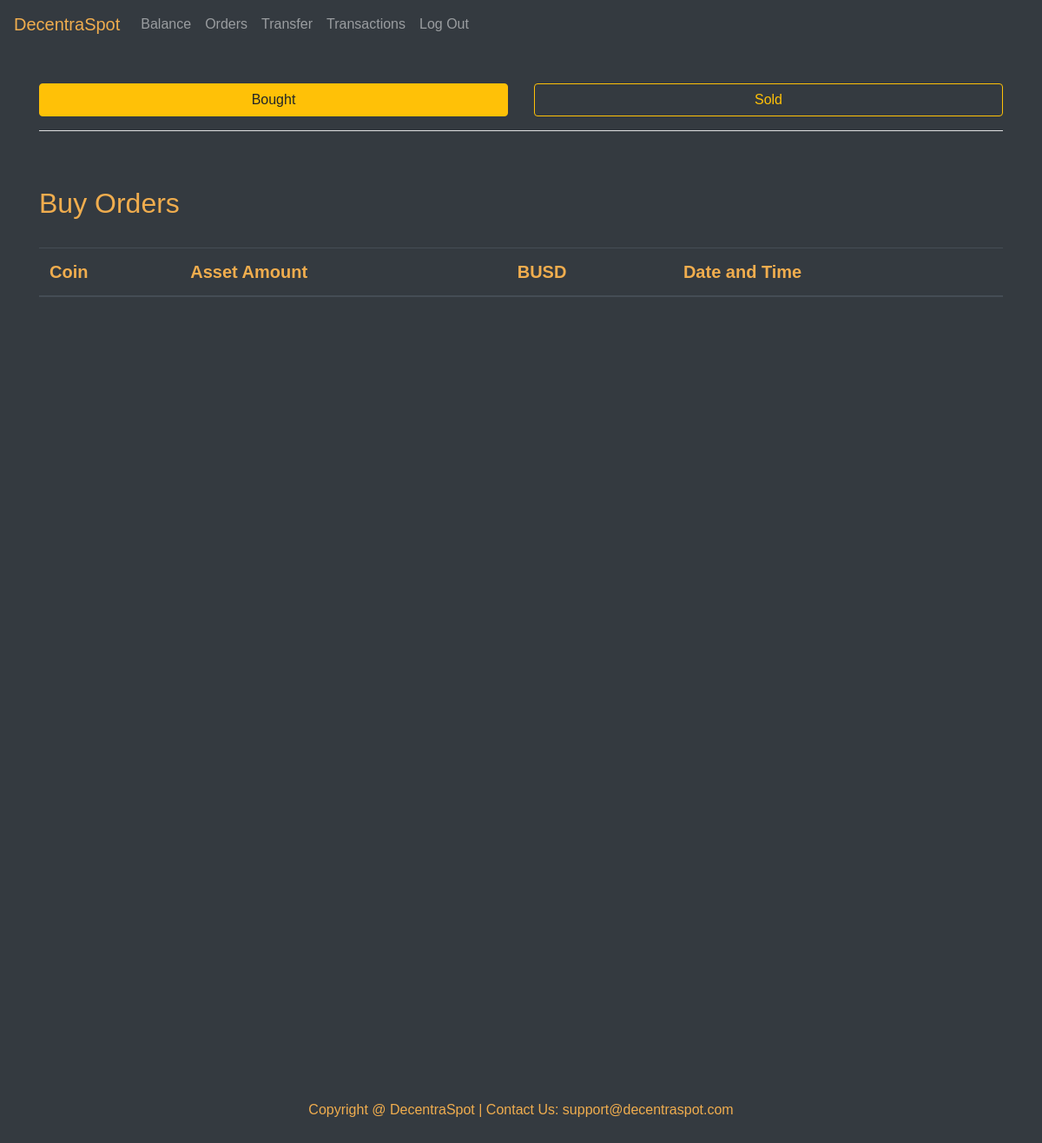
/order/eren (signed in), run on an earlier commit of the app's database.
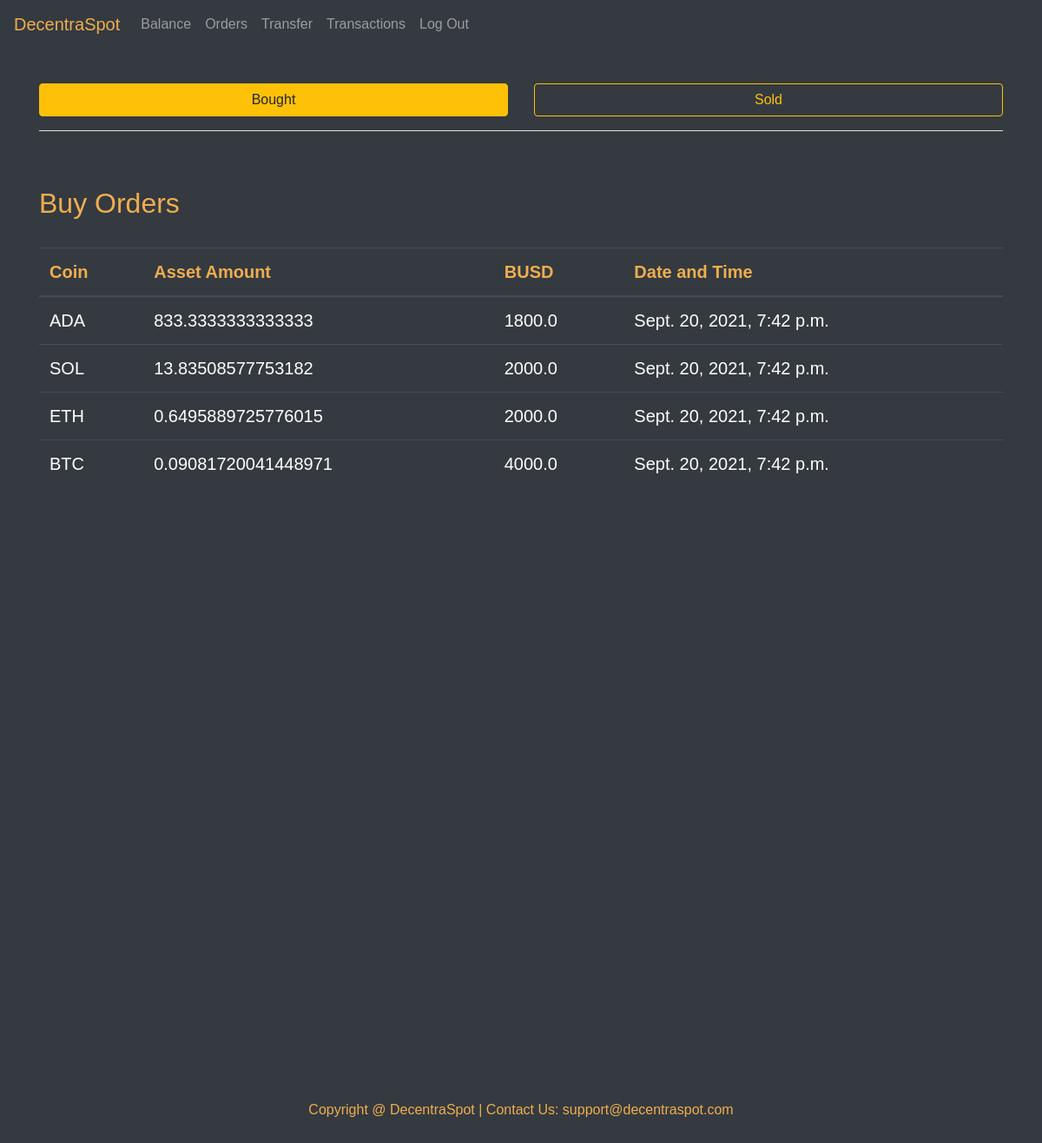
And on a later commit of the database.
### exchange/models.py (models this page shows, shortened)
class Orders(models.Model):
    user=models.CharField(max_length=32)
    status=models.CharField(max_length=4)
    asset=models.CharField(max_length=4)
    asset_amount=models.CharField(max_length=4)
    busd_amount=models.FloatField()
    time=models.DateTimeField(auto_now_add=True)

### exchange/views.py (the view)
# urls.py: path('order/<str:username>', views.order, name='order'),
@login_required
def order(request, username):
    if request.method == 'GET':
        try:
            buy_orders=Orders.objects.filter(user=username, status='buy').order_by('-time')
            sell_orders=Orders.objects.filter(user=username, status='sell').order_by('-time')
            return render(request, 'exchange/orders.html', {
                'buy_orders':buy_orders,
                'sell_orders':sell_orders
            })
        except Orders.DoesNotExist:
            return HttpResponse("Error: Order doesn't exist")

### exchange/templates/exchange/orders.html (shortened to what this page needs)
{% extends "exchange/layout.html" %}
{% load static %}
{% block body %}
<div style="height:1200px; padding-top:40px" class="bg-dark text-white">
<div class="container">
<div class="row">
    <div class="col-sm-6">
        <button id="btn1" class="btn btn-block btn-outline-warning">Bought</button>
    </div>
    <div class="col-sm-6">
        <button id="btn2" class="btn btn-block btn-outline-warning">Sold</button>
    </div>
</div><hr class="bg-light"><br><br>
<div id="buy-view">
<h2 style="color: #f0ad4e;">Buy Orders</h2><br>
<div style="font-size:20px;" class="table-responsive">
    <table class="table table-dark table-hover">
        <thead style="color: #f0ad4e;">
            <tr>
                <th scope="col">Coin</th>
                <th scope="col">Asset Amount</th>
                <th scope="col">BUSD</th>
                <th scope="col">Date and Time</th>
            </tr>
        </thead>
        <tbody>
            {% for n in buy_orders %}
            <tr>
                <td>{{ n.asset.upper }}</td>
                <td>{{ n.asset_amount }}</td>
                <td>{{ n.busd_amount }}</td>
                <td>{{ n.time }}</td>
            </tr>
            {% endfor %}
        </tbody>
    </table>
</div></div>
</div>
</div>
{% endblock %}

What changed in the data, as far as the page shows it:
added Orders: asset "ADA", asset_amount "833.3333333333333", busd_amount "1800.0", time "Sept. 20, 2021, 7:42 p.m."
added Orders: asset "SOL", asset_amount "13.83508577753182", busd_amount "2000.0", time "Sept. 20, 2021, 7:42 p.m."
added Orders: asset "ETH", asset_amount "0.6495889725776015", busd_amount "2000.0", time "Sept. 20, 2021, 7:42 p.m."
added Orders: asset "BTC", asset_amount "0.09081720041448971", busd_amount "4000.0", time "Sept. 20, 2021, 7:42 p.m."
